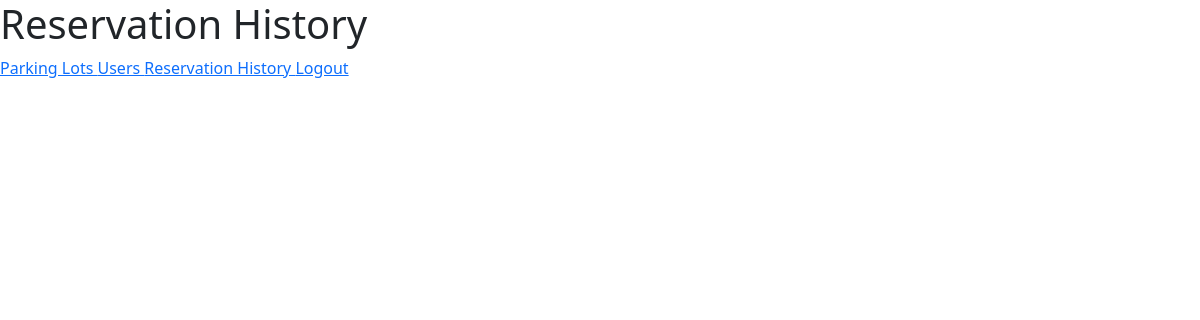
/admin/dashboard/history (signed in), run on an earlier commit of the app's database.
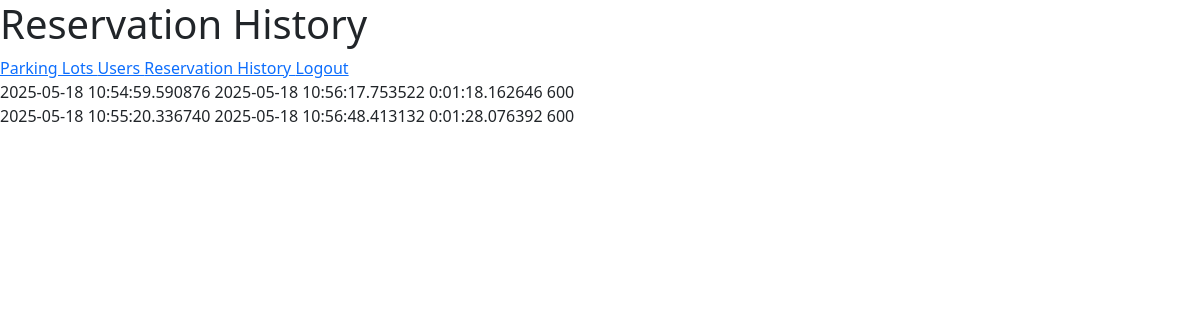
And on a later commit of the database.
### models/parkingInfo.py (models this page shows)
class ReservedParkingSpot(db.Model) :
    __tablename__ = "reservedparkingspot"
    id = db.Column(db.Integer, primary_key = True, autoincrement = True)
    parkingSpotId = db.Column(db.Integer, db.ForeignKey("parkingspot.id"))
    userId = db.Column(db.Integer, db.ForeignKey("user.id"))
    parkingTimestamp = db.Column(db.DateTime)
    leavingTimestamp = db.Column(db.DateTime)
    totalCost = db.Column(db.Integer)
    vehicleNumber = db.Column(db.String)

### controllers/adminDashboard.py (the view)
@adminbp.route("/dashboard/history", methods = ["GET"])
def history() :
    if request.method == "GET" :
        reservedParkingSpots = db.session.execute(db.select(ReservedParkingSpot)).scalars().all()
        return render_template("admin/reservationHistory.html", reservedParkingSpots = reservedParkingSpots)

### controllers/adminDashboard.py (called while the page is built)
@adminbp.before_request
def restrict() :
    if session.get("type") != "admin" :
        return redirect(url_for("general.signIn"))

### templates/admin/reservationHistory.html (shortened to what this page needs)
<!DOCTYPE html>
<html>
    <head>
        <link rel = "stylesheet" href = "/static/bootstrap/css/bootstrap.min.css"/>
        <link rel = "stylesheet" href = "/static/css/style.css"/>
    </head>
    <body>
        <h1>
        </h1>
        <div>
            <a href = "/admin/dashboard">
                Parking Lots
            </a>
            <a href = "/admin/dashboard/users">
                Users
            </a>
            <a href = "/admin/dashboard/history">
                Reservation History
            </a>
            <a href = "/signIn">
                Logout
            </a>
        </div>
        <div>
            {% for reservedParkingSpot in reservedParkingSpots %}
                <div>
                    {{ reservedParkingSpot.parkingTimestamp }}
                    {{ reservedParkingSpot.leavingTimestamp }}
                    {{ (reservedParkingSpot.leavingTimestamp - reservedParkingSpot.parkingTimestamp) }}
                    {{ reservedParkingSpot.totalCost }}
                </div>
            {% endfor %}
        </div>
    </body>
</html>

What changed in the data, as far as the page shows it:
added ReservedParkingSpot: parkingTimestamp "2025-05-18 10:54:59.590876", leavingTimestamp "2025-05-18 10:56:17.753522", leavingTimestamp+parkingTimestamp "0:01:18.162646", totalCost "600"
added ReservedParkingSpot: parkingTimestamp "2025-05-18 10:55:20.336740", leavingTimestamp "2025-05-18 10:56:48.413132", leavingTimestamp+parkingTimestamp "0:01:28.076392", totalCost "600"
